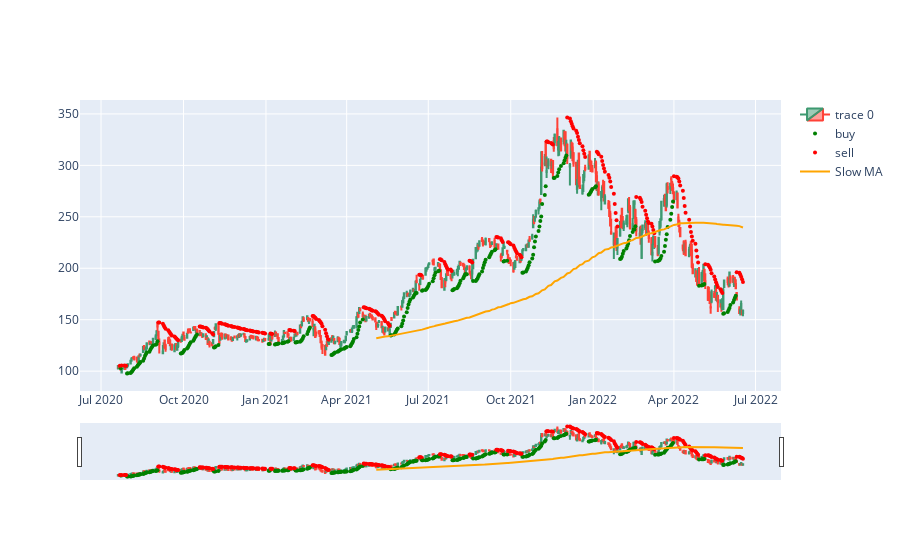

The cell this chart's notebook holds for it:
### Code cell
import panel as pn
from panel.interact import interact
pn.extension("plotly")

if __name__ == "__main__":
    import sys
    import os
    
    startidx = 0
    endidx = len(df)
    
    result = psar(df)
    dates = result['dates'][startidx:endidx]
    close = result['close'][startidx:endidx]
    psarbear = result['psarbear'][startidx:endidx]
    psarbull = result['psarbull'][startidx:endidx]
    df['Slow MA'] = df['Adj Close'].rolling(200).mean()
#     df['Fast MA'] = df['Adj Close'].rolling(9).mean()
    
    # plt.title('PSAR (Parabolic Stop & Reverse)')
    # plt.plot(dates, close, label = ticker)
    # plt.plot(dates, psarbull, label = 'Buy', color = 'green')
    # plt.plot(dates, psarbear, label = 'Sell', color = 'red' )
    # plt.plot(df['200 MA'], label = '200 Day MA')
    # plt.legend()
    # plt.grid()
    # plt.show()

fig = go.Figure(data=[go.Candlestick(x=df.index,
                open=df['Open'],
                high=df['High'],
                low=df['Low'],
                close=df['Close'])])

fig.add_trace(go.Scatter(x=dates, y=psarbull, name='buy',mode = 'markers',
                         marker = dict(color='green', size=4)))

fig.add_trace(go.Scatter(x=dates, y=psarbear, name='sell', mode = 'markers',
                         marker = dict(color='red', size=4)))

fig.add_trace(go.Scatter(x=df.index, y=df['Slow MA'], name='Slow MA',
                         line = dict(color='orange', width=2)))

# fig.add_trace(go.Scatter(x=dfp.index, y=dfp['Fast MA'], name='fast MA',
#                          line = dict(color='Blue', width=2)))

#fig.show()
#sto_ind = pn.Column(fig)

### Figure 1 — Plotly figure (JSON) as saved in the notebook; plotly's stock layout.template omitted (floating-point values rounded to 4 significant figures; data arrays with more than 128 entries replaced by an {"elided": "..."} marker saying what was removed)
{"data": [{"close": {"elided": "484 float values"}, "high": {"elided": "484 float values"}, "low": {"elided": "484 float values"}, "open": {"elided": "484 float values"}, "type": "candlestick", "x": {"elided": "484 str values"}}, {"marker": {"color": "green", "size": 4}, "mode": "markers", "name": "buy", "type": "scatter", "x": {"elided": "484 str values"}, "y": {"elided": "484 float values"}}, {"marker": {"color": "red", "size": 4}, "mode": "markers", "name": "sell", "type": "scatter", "x": {"elided": "484 str values"}, "y": {"elided": "484 float values"}}, {"line": {"color": "orange", "width": 2}, "name": "Slow MA", "type": "scatter", "x": {"elided": "484 str values"}, "y": {"elided": "484 float values"}}], "layout": {"autosize": true, "xaxis": {"autorange": true, "range": ["2020-06-08 09:51:09.5298", "2022-07-28 14:08:50.4702"], "rangeslider": {"autorange": true, "range": ["2020-06-08 09:51:09.5298", "2022-07-28 14:08:50.4702"], "yaxis": {"_template": null, "rangemode": "match"}}, "type": "date"}, "yaxis": {"autorange": true, "range": [75.97, 368.3], "type": "linear"}}}
